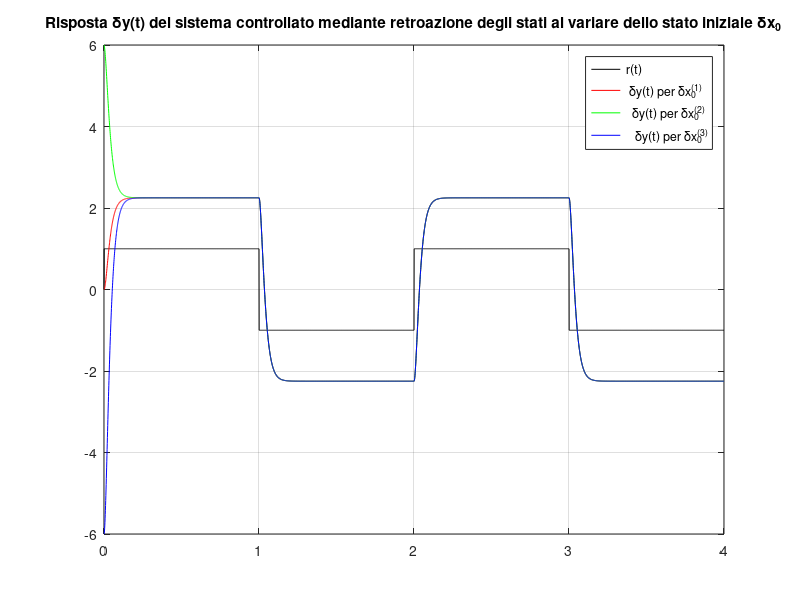
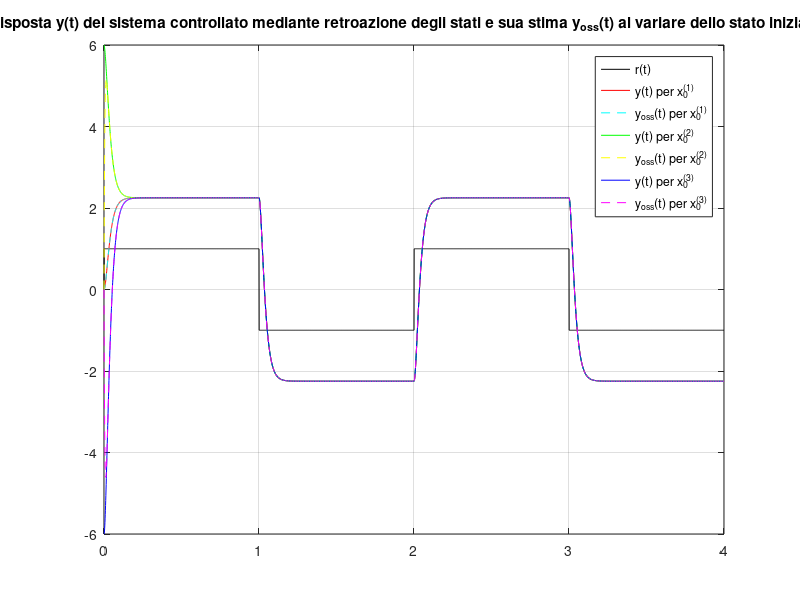
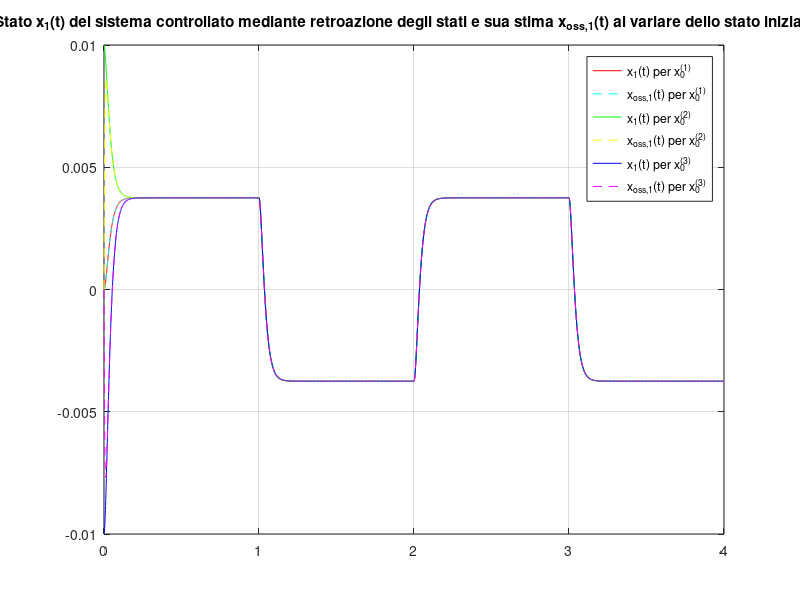
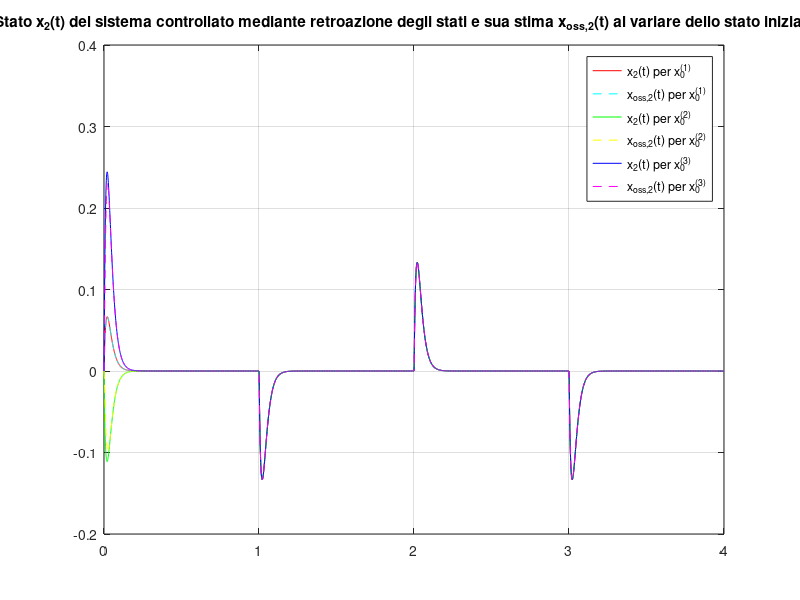

The MATLAB source for these figures, in order:
% 18AKSOA - CONTROLLI AUTOMATICI (INF)
%
% Soluzione della III esercitazione di laboratorio:
% - progetto di un controllo mediante retroazione statica degli stati
% - progetto di un osservatore asintotico degli stati
% - progetto di un controllo mediante regolatore dinamico

clear all, close all, pack

A=[0, 1; 900, 0]
B=[0; -9]
C=[600, 0]
D=0

eig(A)

% Esercizio #1: posizionamento dei poli mediante retroazione degli stati

rank(ctrb(A,B))

l1=-40
l2=-60
K=place(A,B,[l1,l2])
eig(A-B*K)

alfa=-1
Ars=A-B*K
Brs=alfa*B
Crs=C-D*K
Drs=alfa*D
sistema_retroazionato=ss(Ars,Brs,Crs,Drs);
t_r=0:.001:4;
r=sign(sin(2*pi*0.5*t_r));
dx0_1=[ 0.00;0];
dx0_2=[+0.01;0];
dx0_3=[-0.01;0];
[dy_1,t_dy_1]=lsim(sistema_retroazionato,r,t_r,dx0_1);
[dy_2,t_dy_2]=lsim(sistema_retroazionato,r,t_r,dx0_2);
[dy_3,t_dy_3]=lsim(sistema_retroazionato,r,t_r,dx0_3);

figure, plot(t_r,r,'k',t_dy_1,dy_1,'r',t_dy_2,dy_2,'g',t_dy_3,dy_3,'b'), grid on,
title(['Risposta \deltay(t) del sistema controllato mediante retroazione degli stati', ...
       ' al variare dello stato iniziale \deltax_0']),
legend('r(t)',' \deltay(t) per \deltax_0^{(1)}', ...
              '  \deltay(t) per \deltax_0^{(2)}','   \deltay(t) per \deltax_0^{(3)}')
pause

% Esercizio #2: osservatore asintotico degli stati
% Si noti che le matrici del sistema controllato mediante retroazione degli stati valgono:
% Ars=[0, 1; -2400, -100], Brs=[0; 9], Crs=[600, 0], Drs=[0]

rank(obsv(Ars,Crs))

l_oss1=-120
l_oss2=-180
L=place(Ars',Crs',[l_oss1,l_oss2])'
eig(Ars-L*Crs)

Atot=[Ars,zeros(size(Ars)); L*Crs, Ars-L*Crs]
Btot=[Brs; Brs]
Ctot=[Crs, zeros(size(Crs)); zeros(size(Crs)), Crs]
Dtot=[Drs; Drs]
sistema_con_osservatore=ss(Atot,Btot,Ctot,Dtot);
x0_1=[ 0.00;0];
x0_2=[+0.01;0];
x0_3=[-0.01;0];
x0oss=[0;0];
x0tot_1=[x0_1; x0oss];
x0tot_2=[x0_2; x0oss];
x0tot_3=[x0_3; x0oss];
[ytot_1,t_ytot_1,xtot_1]=lsim(sistema_con_osservatore,r,t_r,x0tot_1);
[ytot_2,t_ytot_2,xtot_2]=lsim(sistema_con_osservatore,r,t_r,x0tot_2);
[ytot_3,t_ytot_3,xtot_3]=lsim(sistema_con_osservatore,r,t_r,x0tot_3);

figure, plot(t_r,r,'k',t_ytot_1,ytot_1(:,1),'r',t_ytot_1,ytot_1(:,2),'c--', ...
                       t_ytot_2,ytot_2(:,1),'g',t_ytot_2,ytot_2(:,2),'y--', ...
                       t_ytot_3,ytot_3(:,1),'b',t_ytot_3,ytot_3(:,2),'m--'), grid on,
title(['Risposta y(t) del sistema controllato mediante retroazione degli stati', ...
       ' e sua stima y_{oss}(t) al variare dello stato iniziale x_0']),
legend('r(t)','y(t) per x_0^{(1)}', 'y_{oss}(t) per x_0^{(1)}',...
              'y(t) per x_0^{(2)}', 'y_{oss}(t) per x_0^{(2)}',...
              'y(t) per x_0^{(3)}', 'y_{oss}(t) per x_0^{(3)}')
pause
axis_orig=axis;
axis([0,0.2,axis_orig(3:4)]);
pause
axis(axis_orig);

figure, plot(t_ytot_1,xtot_1(:,1),'r',t_ytot_1,xtot_1(:,3),'c--', ...
             t_ytot_2,xtot_2(:,1),'g',t_ytot_2,xtot_2(:,3),'y--', ...
             t_ytot_3,xtot_3(:,1),'b',t_ytot_3,xtot_3(:,3),'m--'), grid on,
title(['Stato x_1(t) del sistema controllato mediante retroazione degli stati', ...
       ' e sua stima x_{oss,1}(t) al variare dello stato iniziale x_0']),
legend('x_1(t) per x_0^{(1)}', 'x_{oss,1}(t) per x_0^{(1)}',...
       'x_1(t) per x_0^{(2)}', 'x_{oss,1}(t) per x_0^{(2)}',...
       'x_1(t) per x_0^{(3)}', 'x_{oss,1}(t) per x_0^{(3)}')
pause
axis_orig=axis;
axis([0,0.2,axis_orig(3:4)]);
pause
axis(axis_orig);

figure, plot(t_ytot_1,xtot_1(:,2),'r',t_ytot_1,xtot_1(:,4),'c--', ...
             t_ytot_2,xtot_2(:,2),'g',t_ytot_2,xtot_2(:,4),'y--', ...
             t_ytot_3,xtot_3(:,2),'b',t_ytot_3,xtot_3(:,4),'m--'), grid on,
title(['Stato x_2(t) del sistema controllato mediante retroazione degli stati', ...
       ' e sua stima x_{oss,2}(t) al variare dello stato iniziale x_0']),
legend('x_2(t) per x_0^{(1)}', 'x_{oss,2}(t) per x_0^{(1)}',...
       'x_2(t) per x_0^{(2)}', 'x_{oss,2}(t) per x_0^{(2)}',...
       'x_2(t) per x_0^{(3)}', 'x_{oss,2}(t) per x_0^{(3)}')
pause
axis_orig=axis;
axis([0,0.2,axis_orig(3:4)]);
pause
axis(axis_orig);

% Esercizio #3: posizionamento dei poli mediante regolatore dinamico

rank(ctrb(A,B))
rank(obsv(A,C))

L=place(A',C',[l_oss1,l_oss2])'
eig(A-L*C)

Areg=[A,-B*K; L*C, A-B*K-L*C]
Breg=[alfa*B; alfa*B]
Creg=[C,-D*K; zeros(size(C)),C-D*K]
Dreg=[alfa*D; alfa*D]
sistema_con_regolatore=ss(Areg,Breg,Creg,Dreg);
dx0oss=[0;0];
dx0tot_1=[dx0_1; dx0oss];
dx0tot_2=[dx0_2; dx0oss];
dx0tot_3=[dx0_3; dx0oss];
[yreg_1,t_yreg_1,xreg_1]=lsim(sistema_con_regolatore,r,t_r,dx0tot_1);
[yreg_2,t_yreg_2,xreg_2]=lsim(sistema_con_regolatore,r,t_r,dx0tot_2);
[yreg_3,t_yreg_3,xreg_3]=lsim(sistema_con_regolatore,r,t_r,dx0tot_3);

figure, plot(t_r,r,'k',t_yreg_1,yreg_1(:,1),'r',t_yreg_1,yreg_1(:,2),'c--', ...
                       t_yreg_2,yreg_2(:,1),'g',t_yreg_2,yreg_2(:,2),'y--', ...
                       t_yreg_3,yreg_3(:,1),'b',t_yreg_3,yreg_3(:,2),'m--'), grid on,
title(['Risposta \deltay(t) del sistema controllato mediante regolatore', ...
       ' e sua stima \deltay_{oss}(t) al variare dello stato iniziale \deltax_0']),
legend('r(t)','\deltay(t) per \deltax_0^{(1)}', '\deltay_{oss}(t) per \deltax_0^{(1)}',...
              '\deltay(t) per \deltax_0^{(2)}', '\deltay_{oss}(t) per \deltax_0^{(2)}',...
              '\deltay(t) per \deltax_0^{(3)}', '\deltay_{oss}(t) per \deltax_0^{(3)}')
pause
axis_orig=axis;
axis([0,0.2,axis_orig(3:4)]);
pause
axis(axis_orig);

figure, plot(t_yreg_1,xreg_1(:,1),'r',t_yreg_1,xreg_1(:,3),'c--', ...
             t_yreg_2,xreg_2(:,1),'g',t_yreg_2,xreg_2(:,3),'y--', ...
             t_yreg_3,xreg_3(:,1),'b',t_yreg_3,xreg_3(:,3),'m--'), grid on,
title(['Stato \deltax_1(t) del sistema controllato mediante regolatore', ...
       ' e sua stima \deltax_{oss,1}(t) al variare dello stato iniziale \deltax_0']),
legend('\deltax_1(t) per \deltax_0^{(1)}', '\deltax_{oss,1}(t) per \deltax_0^{(1)}',...
       '\deltax_1(t) per \deltax_0^{(2)}', '\deltax_{oss,1}(t) per \deltax_0^{(2)}',...
       '\deltax_1(t) per \deltax_0^{(3)}', '\deltax_{oss,1}(t) per \deltax_0^{(3)}')
pause
axis_orig=axis;
axis([0,0.2,axis_orig(3:4)]);
pause
axis(axis_orig);

figure, plot(t_yreg_1,xreg_1(:,2),'r',t_yreg_1,xreg_1(:,4),'c--', ...
             t_yreg_2,xreg_2(:,2),'g',t_yreg_2,xreg_2(:,4),'y--', ...
             t_yreg_3,xreg_3(:,2),'b',t_yreg_3,xreg_3(:,4),'m--'), grid on,
title(['Stato \deltax_2(t) del sistema controllato mediante regolatore', ...
       ' e sua stima \deltax_{oss,2}(t) al variare dello stato iniziale \deltax_0']),
legend('\deltax_2(t) per \deltax_0^{(1)}', '\deltax_{oss,2}(t) per \deltax_0^{(1)}',...
       '\deltax_2(t) per \deltax_0^{(2)}', '\deltax_{oss,2}(t) per \deltax_0^{(2)}',...
       '\deltax_2(t) per \deltax_0^{(3)}', '\deltax_{oss,2}(t) per \deltax_0^{(3)}')
pause
axis_orig=axis;
axis([0,0.2,axis_orig(3:4)]);
pause
axis(axis_orig);